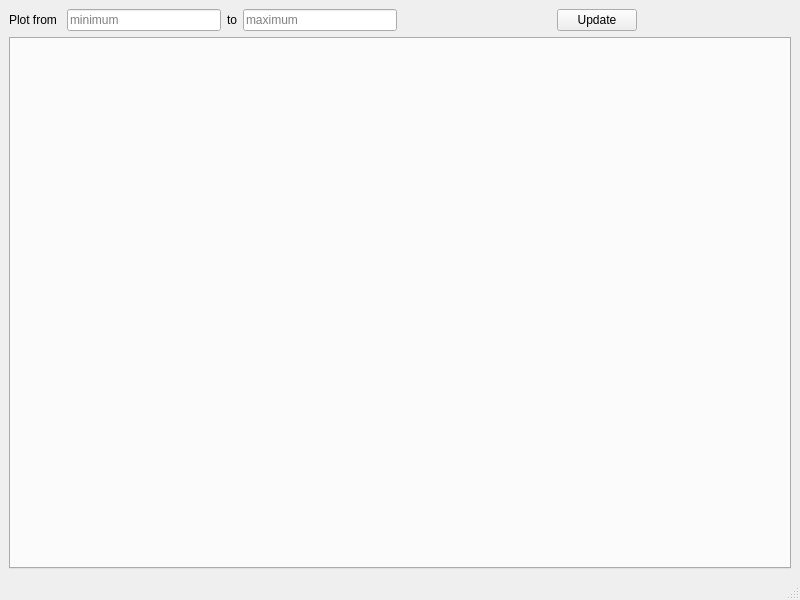
<?xml version="1.0" encoding="UTF-8"?>
<ui version="4.0">
 <class>MainWindow</class>
 <widget class="QMainWindow" name="MainWindow">
  <property name="geometry">
   <rect>
    <x>0</x>
    <y>0</y>
    <width>800</width>
    <height>600</height>
   </rect>
  </property>
  <property name="windowTitle">
   <string>MainWindow</string>
  </property>
  <widget class="QWidget" name="centralwidget">
   <layout class="QVBoxLayout" name="verticalLayout_2">
    <item>
     <layout class="QVBoxLayout" name="verticalLayout">
      <item>
       <layout class="QHBoxLayout" name="horizontalLayout">
        <item>
         <widget class="QLabel" name="label">
          <property name="text">
           <string>Plot from </string>
          </property>
         </widget>
        </item>
        <item>
         <widget class="QLineEdit" name="startTime">
          <property name="placeholderText">
           <string>minimum</string>
          </property>
          <property name="clearButtonEnabled">
           <bool>true</bool>
          </property>
         </widget>
        </item>
        <item>
         <widget class="QLabel" name="label_2">
          <property name="text">
           <string>to</string>
          </property>
         </widget>
        </item>
        <item>
         <widget class="QLineEdit" name="endTime">
          <property name="placeholderText">
           <string>maximum</string>
          </property>
          <property name="clearButtonEnabled">
           <bool>true</bool>
          </property>
         </widget>
        </item>
        <item>
         <spacer name="horizontalSpacer_2">
          <property name="orientation">
           <enum>Qt::Horizontal</enum>
          </property>
          <property name="sizeHint" stdset="0">
           <size>
            <width>40</width>
            <height>20</height>
           </size>
          </property>
         </spacer>
        </item>
        <item>
         <widget class="QPushButton" name="updateBtn">
          <property name="text">
           <string>Update</string>
          </property>
         </widget>
        </item>
        <item>
         <spacer name="horizontalSpacer">
          <property name="orientation">
           <enum>Qt::Horizontal</enum>
          </property>
          <property name="sizeHint" stdset="0">
           <size>
            <width>40</width>
            <height>20</height>
           </size>
          </property>
         </spacer>
        </item>
       </layout>
      </item>
      <item>
       <widget class="QTabWidget" name="graphs">
        <property name="currentIndex">
         <number>-1</number>
        </property>
       </widget>
      </item>
     </layout>
    </item>
   </layout>
  </widget>
  <widget class="QMenuBar" name="menubar">
   <property name="geometry">
    <rect>
     <x>0</x>
     <y>0</y>
     <width>800</width>
     <height>28</height>
    </rect>
   </property>
  </widget>
  <widget class="QStatusBar" name="statusbar"/>
 </widget>
 <resources/>
 <connections/>
</ui>
